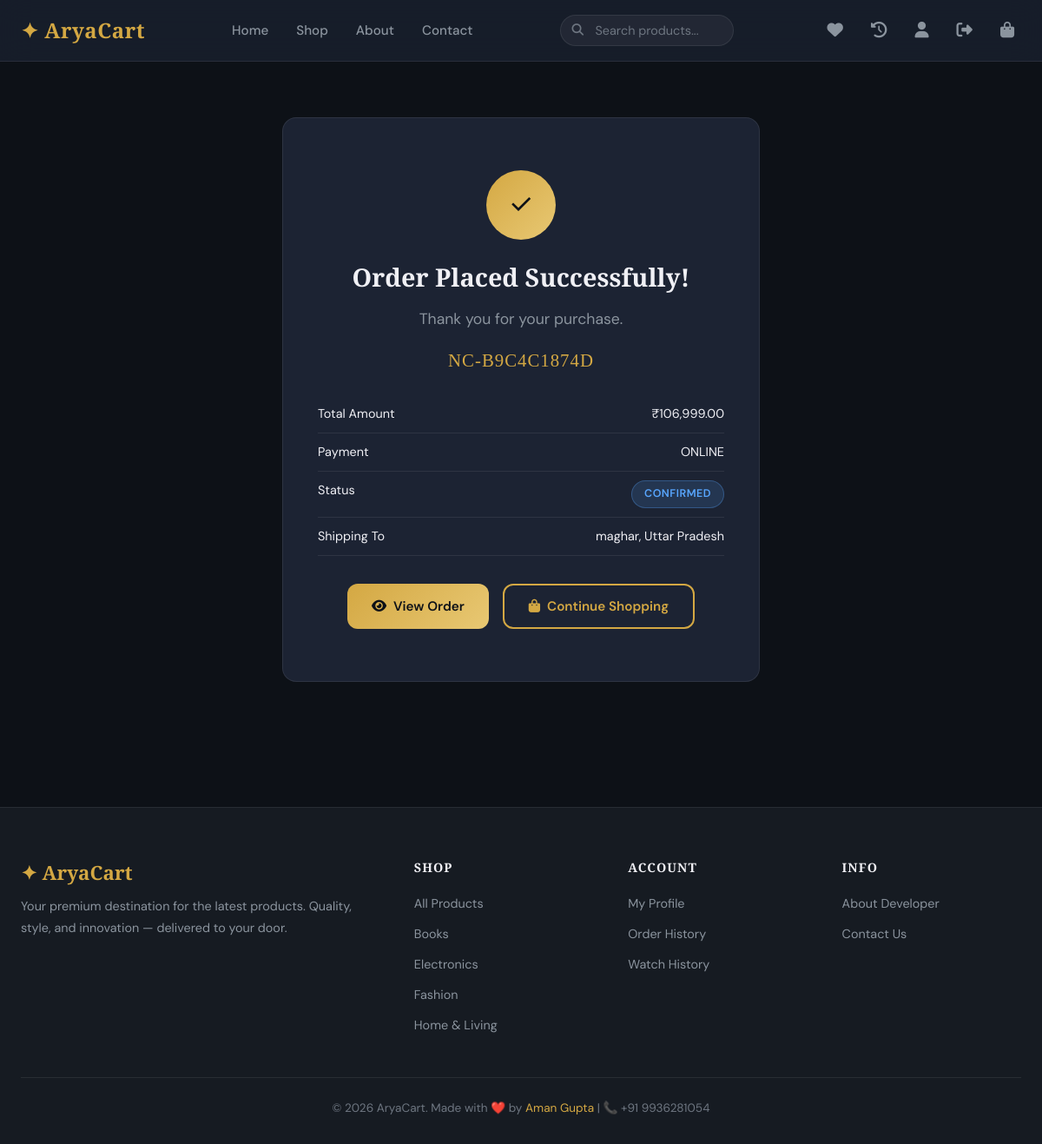
Page /orders/confirmation/NC-B9C4C1874D/ (signed in) on the committed database.
### orders/models.py (models this page shows, shortened)
class Order(models.Model):
    STATUS_CHOICES = [
        ('pending', 'Pending'),
        ('confirmed', 'Confirmed'),
        ('shipped', 'Shipped'),
        ('delivered', 'Delivered'),
        ('cancelled', 'Cancelled'),
    ]
    user = models.ForeignKey(User, on_delete=models.CASCADE, related_name='orders')
    order_number = models.CharField(max_length=50, unique=True, editable=False)
    full_name = models.CharField(max_length=200)
    email = models.EmailField()
    phone = models.CharField(max_length=20)
    address = models.TextField()
    city = models.CharField(max_length=100)
    state = models.CharField(max_length=100)
    zipcode = models.CharField(max_length=20)
    total_amount = models.DecimalField(max_digits=10, decimal_places=2)
    discount_amount = models.DecimalField(max_digits=10, decimal_places=2, default=0.00)
    coupon_code = models.CharField(max_length=50, blank=True)
    status = models.CharField(max_length=20, choices=STATUS_CHOICES, default='pending')
    payment_method = models.CharField(max_length=50, default='cod')
    is_paid = models.BooleanField(default=False)
    created_at = models.DateTimeField(auto_now_add=True)
    updated_at = models.DateTimeField(auto_now=True)
    class Meta:
        ordering = ['-created_at']

### store/models.py (models this page shows, shortened)
class Category(models.Model):
    name = models.CharField(max_length=200)
    slug = models.SlugField(max_length=200, unique=True)
    image = models.ImageField(upload_to='categories/', blank=True, null=True)
    description = models.TextField(blank=True)
    class Meta:
        verbose_name_plural = 'Categories'
        ordering = ['name']

### orders/views.py (the view)
# urls.py: path('confirmation/<str:order_number>/', views.order_confirmation, name='order_confirmation'),
@login_required
def order_confirmation(request, order_number):
    order = get_object_or_404(Order, order_number=order_number, user=request.user)
    order_items = OrderItem.objects.filter(order=order)
    context = {
        'order': order,
        'order_items': order_items,
    }
    return render(request, 'orders/order_confirmation.html', context)

### cart/context_processors.py (called while the page is built)
def cart_count(request):
    count = 0
    try:
        if request.user.is_authenticated:
            cart = Cart.objects.filter(user=request.user).first()
        else:
            session_key = request.session.session_key
            if session_key:
                cart = Cart.objects.filter(session_key=session_key, user=None).first()
            else:
                cart = None
        if cart:
            count = cart.total_items
    except Exception:
        pass
    return {'cart_count': count}

### cart/models.py (called while the page is built)
    @property
    def total_items(self):
        return sum(item.quantity for item in self.items.all())

### store/context_processors.py (called while the page is built)
def categories_processor(request):
    return {'all_categories': Category.objects.all()}

### templates/orders/order_confirmation.html (shortened to what this page needs)
{% extends 'base.html' %}
{% load humanize %}
{% block content %}
<div class="container" style="padding-top:4rem;padding-bottom:4rem;">
    <div class="confirmation-card">
        <div class="confirm-icon">✓</div>
        <h1>Order Placed <span class="gold">Successfully!</span></h1>
        <p style="color:var(--text-secondary);font-size:1.1rem;margin:1rem 0;">Thank you for your purchase.</p>
        <div class="order-number-display">{{ order.order_number }}</div>
        <div class="confirm-details">
            <div class="confirm-row"><span>Total Amount</span><span class="gold">₹{{ order.total_amount|intcomma }}</span></div>
            <div class="confirm-row"><span>Payment</span><span>{{ order.get_payment_method_display|default:order.payment_method|upper }}</span></div>
            <div class="confirm-row"><span>Status</span><span class="status-badge status-{{ order.status }}">{{ order.get_status_display }}</span></div>
            <div class="confirm-row"><span>Shipping To</span><span>{{ order.city }}, {{ order.state }}</span></div>
        </div>
        <div style="display:flex;gap:1rem;justify-content:center;margin-top:2rem;flex-wrap:wrap;">
            <a href="{% url 'orders:order_detail' order.order_number %}" class="btn-gold"><i class="fas fa-eye"></i> View Order</a>
            <a href="{% url 'store:product_list' %}" class="btn-outline"><i class="fas fa-shopping-bag"></i> Continue Shopping</a>
        </div>
    </div>
</div>
{% endblock %}

### templates/base.html (shortened to what this page needs)
{% load static %}
<!DOCTYPE html>
<html lang="en">
<head>
    <link rel="stylesheet" href="https://cdnjs.cloudflare.com/ajax/libs/font-awesome/6.5.0/css/all.min.css">
    <link rel="stylesheet" href="{% static 'css/main.css' %}">
</head>
<body>
    <nav class="navbar">
        <div class="container">
            <a href="{% url 'store:home' %}" class="nav-brand" data-no-transition>✦ AryaCart</a>
            <ul class="nav-links">
                <li><a href="{% url 'store:home' %}">Home</a></li>
                <li><a href="{% url 'store:product_list' %}">Shop</a></li>
                <li><a href="{% url 'pages:about' %}">About</a></li>
                <li><a href="{% url 'pages:contact' %}">Contact</a></li>
            </ul>
            <div class="nav-search">
                <i class="fas fa-search search-icon"></i>
                <form action="{% url 'store:search' %}" method="GET">
                    <input type="text" name="q" placeholder="Search products..." autocomplete="off">
                </form>
            </div>
            <div class="nav-actions">
                {% if user.is_authenticated %}
                <a href="{% url 'store:wishlist_view' %}" class="nav-action-btn" title="Wishlist"><i class="fas fa-heart"></i></a>
                <a href="{% url 'store:watch_history' %}" class="nav-action-btn" title="Watch History"><i class="fas fa-clock-rotate-left"></i></a>
                <a href="{% url 'accounts:profile' %}" class="nav-action-btn" title="Profile"><i class="fas fa-user"></i></a>
                <a href="{% url 'accounts:logout' %}" class="nav-action-btn" title="Logout"><i class="fas fa-sign-out-alt"></i></a>
                {% else %}
                <a href="{% url 'accounts:login' %}" class="btn-gold btn-sm">Login</a>
                {% endif %}
                <a href="{% url 'cart:cart_view' %}" class="nav-action-btn cart-link" title="Cart">
                    <i class="fas fa-shopping-bag"></i>
                </a>
            </div>
        </div>
    </nav>
    <main>{% block content %}{% endblock %}</main>
    <footer class="footer">
        <div class="container">
            <div class="footer-grid">
                <div class="footer-brand">
                    <h3>✦ AryaCart</h3>
                    <p>Your premium destination for the latest products. Quality, style, and innovation — delivered to your door.</p>
                </div>
                <div class="footer-col">
                    <h4>Shop</h4>
                    <ul>
                        <li><a href="{% url 'store:product_list' %}">All Products</a></li>
                        {% for cat in all_categories|slice:":4" %}
                        <li><a href="{% url 'store:category_products' slug=cat.slug %}">{{ cat.name }}</a></li>
                        {% endfor %}
                    </ul>
                </div>
                <div class="footer-col">
                    <h4>Account</h4>
                    <ul>
                        {% if user.is_authenticated %}
                        <li><a href="{% url 'accounts:profile' %}">My Profile</a></li>
                        <li><a href="{% url 'orders:order_history' %}">Order History</a></li>
                        <li><a href="{% url 'store:watch_history' %}">Watch History</a></li>
                        {% else %}
                        <li><a href="{% url 'accounts:login' %}">Login</a></li>
                        <li><a href="{% url 'accounts:register' %}">Register</a></li>
                        {% endif %}
                    </ul>
                </div>
                <div class="footer-col">
                    <h4>Info</h4>
                    <ul>
                        <li><a href="{% url 'pages:about' %}">About Developer</a></li>
                        <li><a href="{% url 'pages:contact' %}">Contact Us</a></li>
                    </ul>
                </div>
            </div>
            <div class="footer-bottom">
                <p>&copy; 2026 AryaCart. Made with ❤️ by <a href="https://github.com/aryaaman577" style="color:var(--gold);">Aman Gupta</a> | 📞 +91 9936281054</p>
            </div>
        </div>
    </footer>
</body>
</html>

### rows in the picture
Order: order_number "NC-B9C4C1874D", total_amount "106,999.00", payment_method "ONLINE", status "CONFIRMED", city "maghar", state "Uttar Pradesh"
Category: name "Books"
Category: name "Electronics"
Category: name "Fashion"
Category: name "Home & Living"
